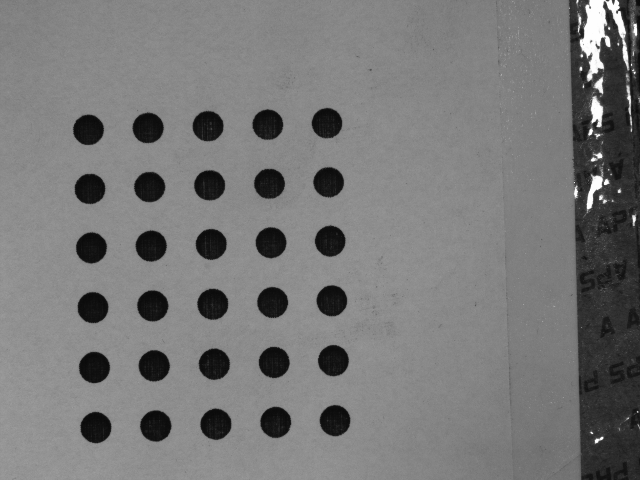
#> input picture aulas/06_0708/symmetric_circular_grid/1.png, 640 x 480 px; its folder holds 5 pictures in this run
$ python 02.py
#> lines starting #> are read from the running program, lines starting #| are printed output that depends on the picture; after the words box and inside, x2 and y2 are one past the last pixel; in counts of white or black regions, pixels touching at a corner belong together
#!/usr/bin/env python3
# -*- coding: utf-8 -*-
"""
Created by lativ on 07/08/18 at 11:16

Task:

    Efetuar a calibração de uma câmera usando imagens com padrão circular.
"""

# %% Importing libs

import numpy as np
import cv2
import glob

# %% Basic utils
def wait_or_press_q():
    while True:
        if 0xFF & cv2.waitKey(1) == ord('q'):
            break

    cv2.destroyAllWindows()

# %% Main variables

folder = 'symmetric_circular_grid/'

criteria = (cv2.TERM_CRITERIA_EPS + cv2.TERM_CRITERIA_MAX_ITER, 30, 0.001)

objp = np.zeros((5*6, 3), np.float32)
objp[:,:2] = np.mgrid[0:6,0:5].T.reshape(-1,2)

objpoints = []
imgpoints = []

images = glob.glob(folder + '*.png')

# %% Setup and drawing

for fname in images:
    img = cv2.imread(fname)
#> img is the input picture: shape (480, 640, 3); min 9, max 254, mean 120.4
    gray = cv2.cvtColor(img, cv2.COLOR_BGR2GRAY)

    ret, corners = cv2.findCirclesGrid(gray, (6, 5), None)
#> ret = True; corners = 30 rows, first 8: [87.99, 129.4], [89.51, 188.4], [90.96, 247.4], [92.5, 307.1], [93.99, 367], [95.4, 427.1], [147.6, 127.5], [149.2, 186.6]

    if ret == True:
        objpoints.append(objp)

        corners2 = cv2.cornerSubPix(gray, corners, (11, 11), (-1, -1), criteria)
#> corners2 has the same summary as corners
        imgpoints.append(corners)

        img = cv2.drawChessboardCorners(img, (6, 5), corners2, ret)
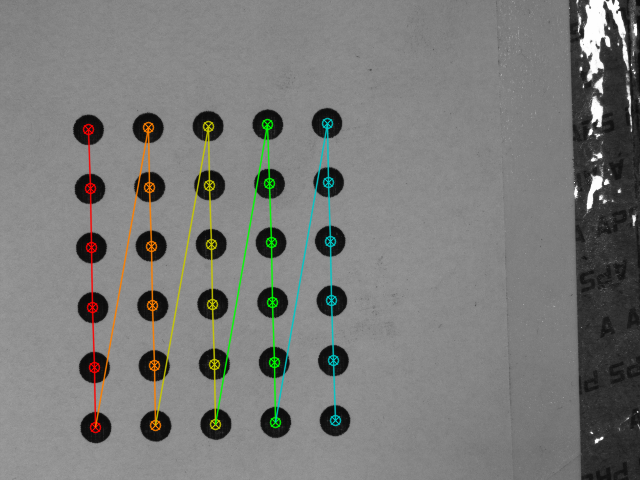
#> img: shape (480, 640, 3); 3.42% of pixels changed, all inside (x1, y1, x2, y2) = (82, 117, 342, 434)

        cv2.imshow('img', img)
        cv2.waitKey(1000)
#> pass 2 of the loop `for fname in images:`:
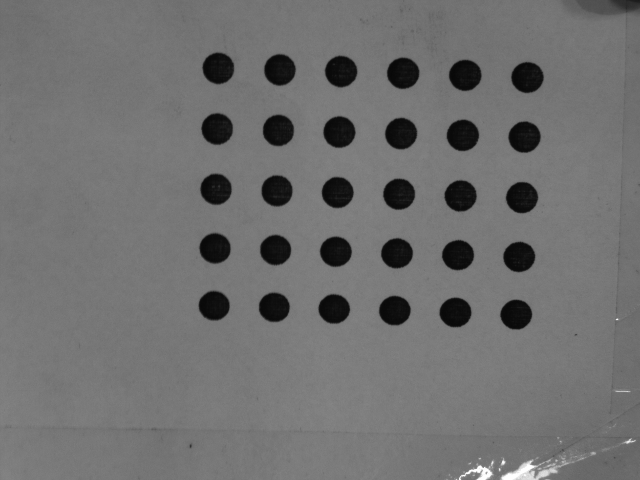
#> input picture aulas/06_0708/symmetric_circular_grid/10.png, 640 x 480 px
#> img is the input picture: shape (480, 640, 3); min 8, max 254, mean 111.9
#> corners = 30 rows, first 8: [217.9, 67.78], [279.4, 69.41], [340.6, 71], [402.7, 72.71], [464.8, 74.76], [527, 76.96], [216.7, 128.5], [277.9, 129.9]
#> corners2 has the same summary as corners
#> `img = cv2.drawChessboardCorners(img, (6, 5), corners2, ret)`:
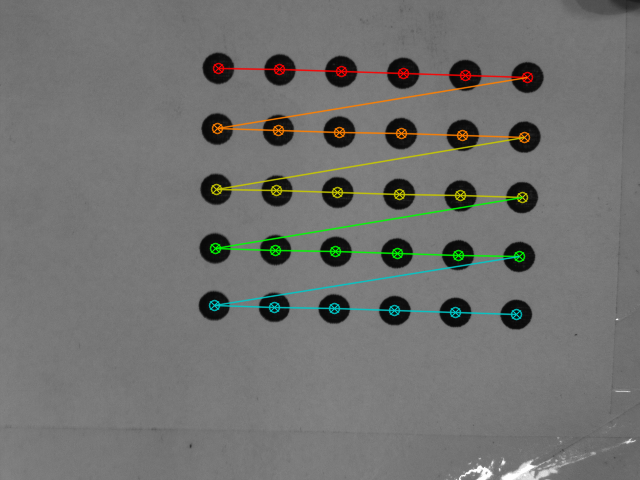
#> img: shape (480, 640, 3); 3.48% of pixels changed, all inside (x1, y1, x2, y2) = (208, 62, 534, 321)
#> pass 3 of the loop `for fname in images:`:
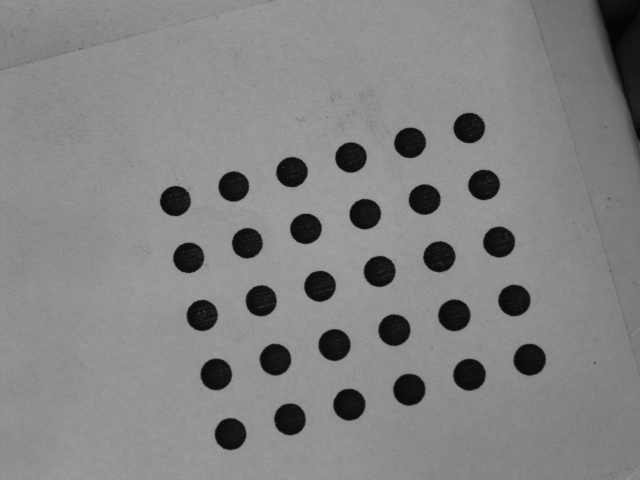
#> input picture aulas/06_0708/symmetric_circular_grid/11.png, 640 x 480 px
#> img is the input picture: shape (480, 640, 3); min 3, max 163, mean 131.5
#> corners = 30 rows, first 8: [174.9, 200.6], [233.3, 186.1], [291.5, 171.7], [350.5, 157], [409.6, 142.3], [468.8, 127.5], [188.2, 257.3], [246.9, 242.7]
#> corners2 has the same summary as corners
#> `img = cv2.drawChessboardCorners(img, (6, 5), corners2, ret)`:
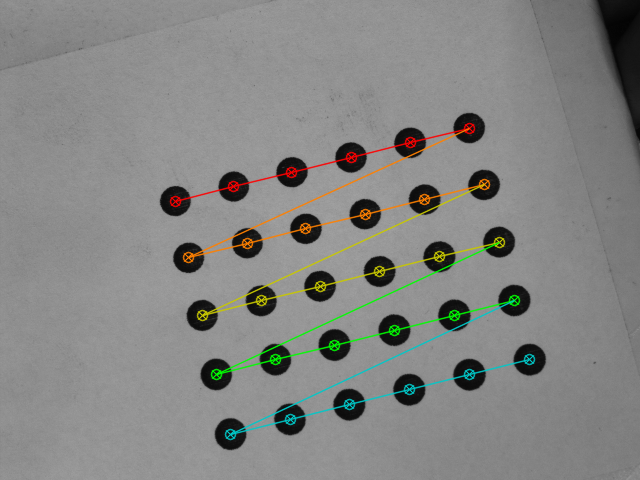
#> img: shape (480, 640, 3); 3.35% of pixels changed, all inside (x1, y1, x2, y2) = (169, 122, 536, 441)
#> the loop made 5 passes; the first 3 are shown

# Showing only the last one
wait_or_press_q()
#> (key q is pressed here)

# %% Calibration

ret, mtx, dist, rvecs, tvecs = cv2.calibrateCamera(objpoints, imgpoints, gray.shape[::-1], None, None)

# %% Undistortion

img = cv2.imread(folder + '25.png')
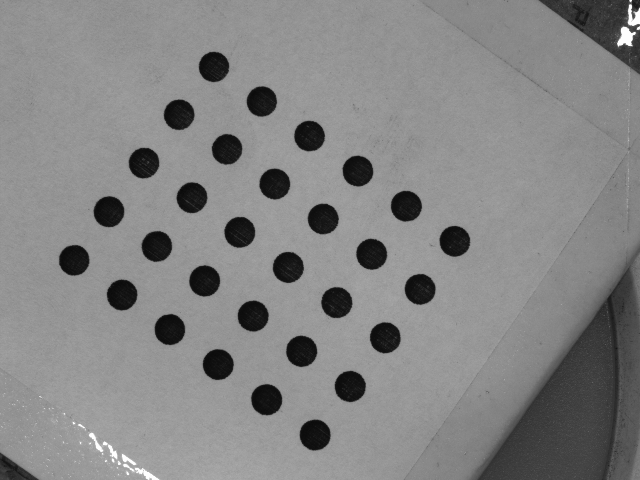
#> input picture aulas/06_0708/symmetric_circular_grid/25.png, 640 x 480 px
#> img is the input picture: shape (480, 640, 3); min 10, max 254, mean 132.7
h, w = img.shape[:2]
#> h = 480; w = 640
newcameramtx, roi = cv2.getOptimalNewCameraMatrix(mtx, dist, (w, h), 1, (w, h))

# %% Using cv2.undistort()

dst = cv2.undistort(img, mtx, dist, None, newcameramtx)

x, y, w, h = roi
dst = dst[y:y+h, x:x+w]
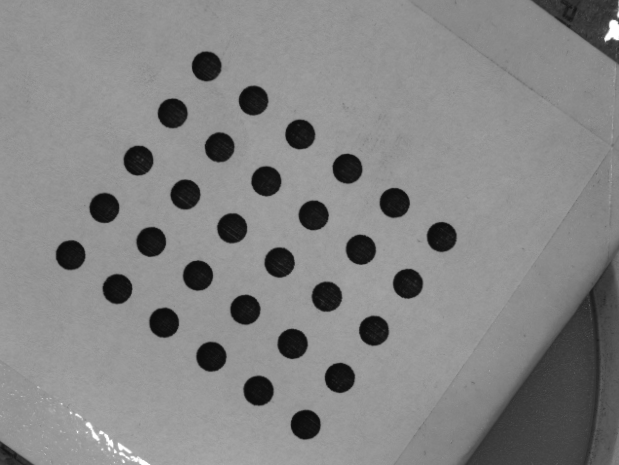
#> dst: shape (465, 619, 3); min 10, max 254, mean 132.9

#diff = cv2.absdiff(img, dst)

cv2.imshow('img distorted', img)
cv2.imshow('img calibrated', dst)
# cv2.imshow('differences', diff)
wait_or_press_q()
#> (key Esc is pressed here)

# %% Using remapping

mapx, mapy = cv2.initUndistortRectifyMap(mtx, dist, None, newcameramtx, (w, h), 5)
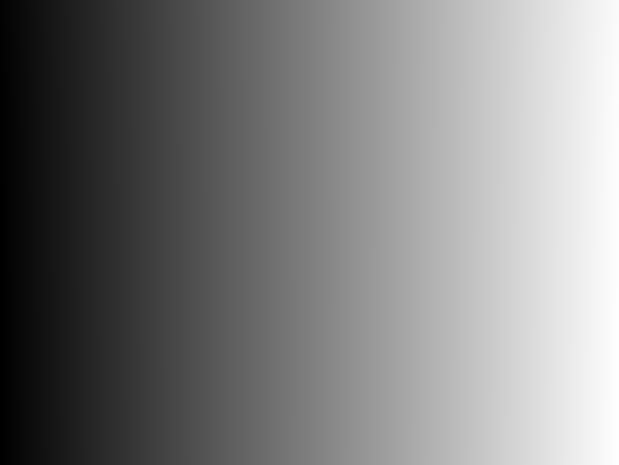
#> mapx: shape (465, 619) float32; min -6.62, max 630.9, mean 311.5; drawn with min black and max white
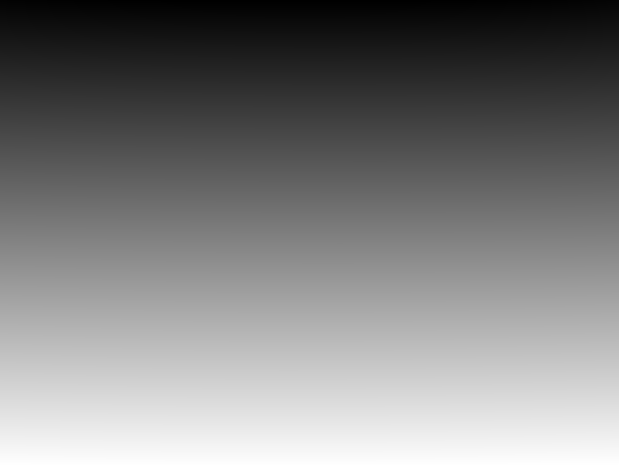
#> mapy: shape (465, 619) float32; min -11.72, max 465, mean 224.8; drawn with min black and max white
dst = cv2.remap(img, mapx, mapy, cv2.INTER_LINEAR)
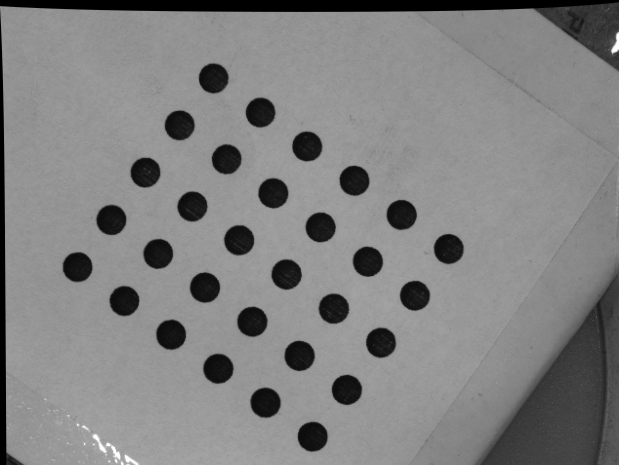
#> dst: shape (465, 619, 3); min 0, max 254, mean 129.3

x, y, w, h = roi
dst = dst[y:y+h, x:x+w]
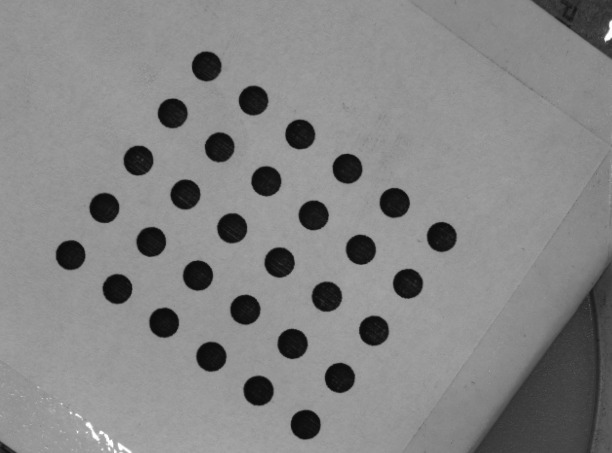
#> dst: shape (453, 612, 3); min 10, max 254, mean 133.2

# diff = cv2.absdiff(img, dst)

cv2.imshow('img distorted', img)
cv2.imshow('img calibrated', dst)
#cv2.imshow('differences', diff)
wait_or_press_q()

#%% Save data

np.savez('02_data', mtx=mtx, dist=dist, rvecs=rvecs, tvecs=tvecs)
